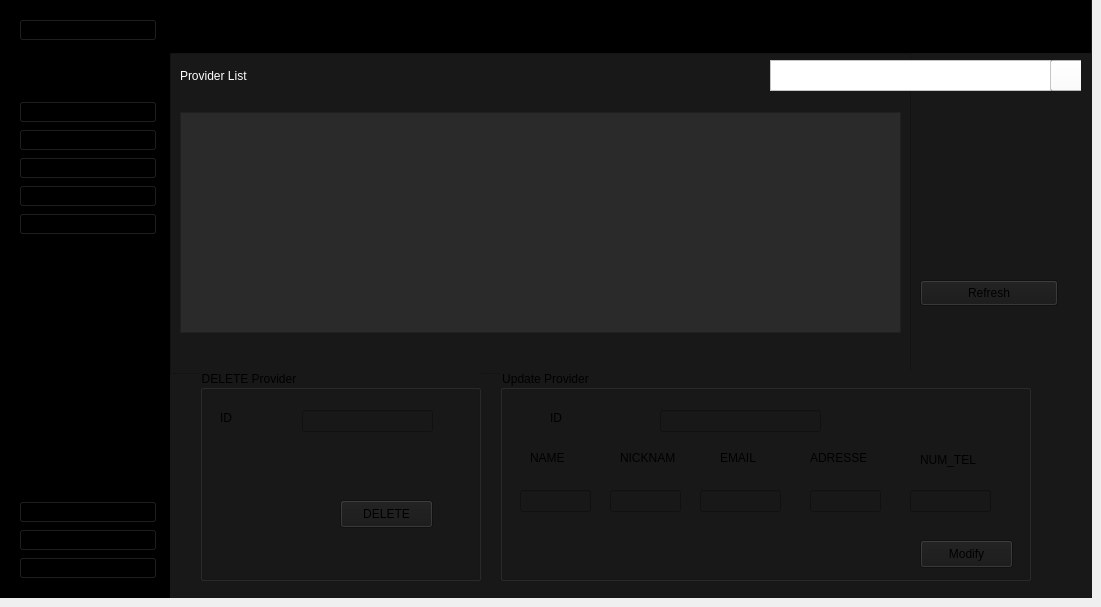
    <widget class="QWidget" name="ListPage">
     <widget class="QWidget" name="leftMenuContainer_2" native="true">
      <property name="geometry">
       <rect>
        <x>0</x>
        <y>0</y>
        <width>176</width>
        <height>598</height>
       </rect>
      </property>
      <property name="styleSheet">
       <string notr="true">background-color:#FFF;
</string>
      </property>
      <layout class="QVBoxLayout" name="verticalLayout_5">
       <property name="leftMargin">
        <number>0</number>
       </property>
       <property name="topMargin">
        <number>0</number>
       </property>
       <property name="rightMargin">
        <number>0</number>
       </property>
       <item>
        <widget class="QWidget" name="leftMenuSubContainer_2" native="true">
         <property name="styleSheet">
          <string notr="true">background-color:rgb(0, 0, 0);</string>
         </property>
         <layout class="QVBoxLayout" name="verticalLayout_7">
          <item alignment="Qt::AlignTop">
           <widget class="QFrame" name="UserSideMenu_2">
            <property name="frameShape">
             <enum>QFrame::StyledPanel</enum>
            </property>
            <property name="frameShadow">
             <enum>QFrame::Raised</enum>
            </property>
            <layout class="QHBoxLayout" name="horizontalLayout_3">
             <item>
              <widget class="QPushButton" name="Account_2">
               <property name="toolTip">
                <string>User</string>
               </property>
               <property name="toolTipDuration">
                <number>16</number>
               </property>
               <property name="styleSheet">
                <string notr="true"/>
               </property>
               <property name="text">
                <string>My account</string>
               </property>
               <property name="icon">
                <iconset>
                 <normalon>icon/user.svg</normalon>
                </iconset>
               </property>
               <property name="iconSize">
                <size>
                 <width>20</width>
                 <height>20</height>
                </size>
               </property>
              </widget>
             </item>
            </layout>
           </widget>
          </item>
          <item alignment="Qt::AlignTop">
           <widget class="QFrame" name="MainFunctions_2">
            <property name="sizePolicy">
             <sizepolicy hsizetype="Preferred" vsizetype="Preferred">
              <horstretch>0</horstretch>
              <verstretch>0</verstretch>
             </sizepolicy>
            </property>
            <property name="frameShape">
             <enum>QFrame::StyledPanel</enum>
            </property>
            <property name="frameShadow">
             <enum>QFrame::Raised</enum>
            </property>
            <layout class="QVBoxLayout" name="verticalLayout_8">
             <item>
              <widget class="QPushButton" name="HomeBtn_2">
               <property name="toolTip">
                <string>Home</string>
               </property>
               <property name="text">
                <string>Home</string>
               </property>
               <property name="icon">
                <iconset>
                 <normaloff>icon/home.svg</normaloff>
                 <normalon>icon/home.svg</normalon>icon/home.svg</iconset>
               </property>
               <property name="iconSize">
                <size>
                 <width>20</width>
                 <height>20</height>
                </size>
               </property>
              </widget>
             </item>
             <item>
              <widget class="QPushButton" name="DataBtn_2">
               <property name="toolTip">
                <string>Data</string>
               </property>
               <property name="text">
                <string>Data</string>
               </property>
               <property name="icon">
                <iconset>
                 <normaloff>icon/database.svg</normaloff>
                 <normalon>icon/database.svg</normalon>icon/database.svg</iconset>
               </property>
               <property name="iconSize">
                <size>
                 <width>20</width>
                 <height>20</height>
                </size>
               </property>
              </widget>
             </item>
             <item>
              <widget class="QPushButton" name="addeq_2">
               <property name="styleSheet">
                <string notr="true">font: 75 9pt &quot;MS Shell Dlg 2&quot;;</string>
               </property>
               <property name="text">
                <string>Add Provider</string>
               </property>
               <property name="icon">
                <iconset>
                 <normaloff>icon/plus.svg</normaloff>icon/plus.svg</iconset>
               </property>
               <property name="iconSize">
                <size>
                 <width>20</width>
                 <height>20</height>
                </size>
               </property>
              </widget>
             </item>
             <item>
              <widget class="QPushButton" name="PdfBtn_2">
               <property name="toolTip">
                <string>Pdf</string>
               </property>
               <property name="text">
                <string>App History</string>
               </property>
               <property name="icon">
                <iconset>
                 <normaloff>icon/clock.svg</normaloff>icon/clock.svg</iconset>
               </property>
               <property name="iconSize">
                <size>
                 <width>20</width>
                 <height>20</height>
                </size>
               </property>
              </widget>
             </item>
             <item>
              <widget class="QPushButton" name="PdfBtn_7">
               <property name="toolTip">
                <string>Pdf</string>
               </property>
               <property name="text">
                <string>Export in TXT</string>
               </property>
               <property name="icon">
                <iconset>
                 <normaloff>icon/printer.svg</normaloff>
                 <normalon>icon/printer.svg</normalon>icon/printer.svg</iconset>
               </property>
               <property name="iconSize">
                <size>
                 <width>20</width>
                 <height>20</height>
                </size>
               </property>
              </widget>
             </item>
             <item>
              <spacer name="verticalSpacer_10">
               <property name="orientation">
                <enum>Qt::Vertical</enum>
               </property>
               <property name="sizeHint" stdset="0">
                <size>
                 <width>20</width>
                 <height>40</height>
                </size>
               </property>
              </spacer>
             </item>
             <item>
              <spacer name="verticalSpacer_8">
               <property name="orientation">
                <enum>Qt::Vertical</enum>
               </property>
               <property name="sizeHint" stdset="0">
                <size>
                 <width>20</width>
                 <height>40</height>
                </size>
               </property>
              </spacer>
             </item>
             <item>
              <spacer name="verticalSpacer_11">
               <property name="orientation">
                <enum>Qt::Vertical</enum>
               </property>
               <property name="sizeHint" stdset="0">
                <size>
                 <width>20</width>
                 <height>40</height>
                </size>
               </property>
              </spacer>
             </item>
             <item>
              <spacer name="verticalSpacer_12">
               <property name="orientation">
                <enum>Qt::Vertical</enum>
               </property>
               <property name="sizeHint" stdset="0">
                <size>
                 <width>20</width>
                 <height>40</height>
                </size>
               </property>
              </spacer>
             </item>
             <item>
              <spacer name="verticalSpacer_13">
               <property name="orientation">
                <enum>Qt::Vertical</enum>
               </property>
               <property name="sizeHint" stdset="0">
                <size>
                 <width>20</width>
                 <height>40</height>
                </size>
               </property>
              </spacer>
             </item>
             <item>
              <spacer name="verticalSpacer_14">
               <property name="orientation">
                <enum>Qt::Vertical</enum>
               </property>
               <property name="sizeHint" stdset="0">
                <size>
                 <width>20</width>
                 <height>40</height>
                </size>
               </property>
              </spacer>
             </item>
            </layout>
           </widget>
          </item>
          <item alignment="Qt::AlignBottom">
           <widget class="QFrame" name="AppFunction_2">
            <property name="frameShape">
             <enum>QFrame::StyledPanel</enum>
            </property>
            <property name="frameShadow">
             <enum>QFrame::Raised</enum>
            </property>
            <layout class="QVBoxLayout" name="verticalLayout_9">
             <item>
              <widget class="QPushButton" name="SettingsBtn_2">
               <property name="toolTip">
                <string>Settings</string>
               </property>
               <property name="text">
                <string>Settings</string>
               </property>
               <property name="icon">
                <iconset>
                 <normaloff>icon/settings.svg</normaloff>
                 <disabledoff>icon/settings.svg</disabledoff>icon/settings.svg</iconset>
               </property>
               <property name="iconSize">
                <size>
                 <width>20</width>
                 <height>20</height>
                </size>
               </property>
              </widget>
             </item>
             <item>
              <widget class="QPushButton" name="HelpBtn_2">
               <property name="toolTip">
                <string>Help</string>
               </property>
               <property name="text">
                <string>Help</string>
               </property>
               <property name="icon">
                <iconset>
                 <normaloff>icon/help-circle.svg</normaloff>
                 <normalon>icon/help-circle.svg</normalon>icon/help-circle.svg</iconset>
               </property>
               <property name="iconSize">
                <size>
                 <width>20</width>
                 <height>20</height>
                </size>
               </property>
              </widget>
             </item>
             <item>
              <widget class="QPushButton" name="LogoutBtn_2">
               <property name="toolTip">
                <string>Logout</string>
               </property>
               <property name="text">
                <string>Logout</string>
               </property>
               <property name="icon">
                <iconset>
                 <normaloff>icon/log-out.svg</normaloff>
                 <normalon>icon/log-out.svg</normalon>icon/log-out.svg</iconset>
               </property>
               <property name="iconSize">
                <size>
                 <width>20</width>
                 <height>20</height>
                </size>
               </property>
              </widget>
             </item>
            </layout>
           </widget>
          </item>
         </layout>
        </widget>
       </item>
      </layout>
     </widget>
     <widget class="QWidget" name="mainBodyContainer_2" native="true">
      <property name="geometry">
       <rect>
        <x>170</x>
        <y>0</y>
        <width>922</width>
        <height>598</height>
       </rect>
      </property>
      <property name="styleSheet">
       <string notr="true">background-color:#181818 ;</string>
      </property>
      <widget class="QFrame" name="TopBar_2">
       <property name="geometry">
        <rect>
         <x>0</x>
         <y>0</y>
         <width>921</width>
         <height>53</height>
        </rect>
       </property>
       <property name="styleSheet">
        <string notr="true">background-color:rgb(0, 0, 0);</string>
       </property>
       <property name="frameShape">
        <enum>QFrame::StyledPanel</enum>
       </property>
       <property name="frameShadow">
        <enum>QFrame::Raised</enum>
       </property>
       <layout class="QVBoxLayout" name="verticalLayout_10">
        <item>
         <widget class="QLabel" name="Actor_2">
          <property name="styleSheet">
           <string notr="true">font: 75 16pt &quot;MS Shell Dlg 2&quot;;</string>
          </property>
          <property name="text">
           <string>Provider Manager</string>
          </property>
         </widget>
        </item>
       </layout>
      </widget>
      <widget class="QFrame" name="MainContent_2">
       <property name="geometry">
        <rect>
         <x>0</x>
         <y>53</y>
         <width>741</width>
         <height>321</height>
        </rect>
       </property>
       <property name="frameShape">
        <enum>QFrame::StyledPanel</enum>
       </property>
       <property name="frameShadow">
        <enum>QFrame::Raised</enum>
       </property>
       <widget class="QLabel" name="label">
        <property name="geometry">
         <rect>
          <x>10</x>
          <y>10</y>
          <width>150</width>
          <height>25</height>
         </rect>
        </property>
        <property name="styleSheet">
         <string notr="true">color:#fff;
font: 75 12pt &quot;MS Shell Dlg 2&quot;;</string>
        </property>
        <property name="text">
         <string>Provider List</string>
        </property>
       </widget>
       <widget class="QTableView" name="table">
        <property name="geometry">
         <rect>
          <x>10</x>
          <y>59</y>
          <width>721</width>
          <height>221</height>
         </rect>
        </property>
        <property name="styleSheet">
         <string notr="true">color:rgb(0, 0, 0);
background-color:#2a2a2a;</string>
        </property>
       </widget>
      </widget>
      <widget class="QGroupBox" name="SearchBox">
       <property name="geometry">
        <rect>
         <x>600</x>
         <y>60</y>
         <width>311</width>
         <height>31</height>
        </rect>
       </property>
       <property name="title">
        <string/>
       </property>
       <widget class="QPushButton" name="pushButton">
        <property name="geometry">
         <rect>
          <x>280</x>
          <y>0</y>
          <width>61</width>
          <height>31</height>
         </rect>
        </property>
        <property name="styleSheet">
         <string notr="true">background-color:#fff;</string>
        </property>
        <property name="text">
         <string/>
        </property>
        <property name="icon">
         <iconset>
          <normaloff>icon/search.svg</normaloff>
          <normalon>icon/search.svg</normalon>
          <disabledoff>icon/search.svg</disabledoff>
          <disabledon>icon/search.svg</disabledon>
          <activeoff>icon/search.svg</activeoff>
          <activeon>icon/search.svg</activeon>
          <selectedoff>icon/search.svg</selectedoff>
          <selectedon>icon/search.svg</selectedon>icon/search.svg</iconset>
        </property>
       </widget>
       <widget class="QTextEdit" name="textEdit">
        <property name="geometry">
         <rect>
          <x>0</x>
          <y>0</y>
          <width>281</width>
          <height>31</height>
         </rect>
        </property>
        <property name="styleSheet">
         <string notr="true">background-color:#fff;
color:rgb(0, 0, 0);</string>
        </property>
       </widget>
      </widget>
      <widget class="QPushButton" name="PdfBtn_3">
       <property name="geometry">
        <rect>
         <x>750</x>
         <y>280</y>
         <width>138</width>
         <height>26</height>
        </rect>
       </property>
       <property name="toolTip">
        <string>Pdf</string>
       </property>
       <property name="text">
        <string>Refresh</string>
       </property>
       <property name="icon">
        <iconset>
         <normaloff>icon/refresh-ccw.svg</normaloff>icon/refresh-ccw.svg</iconset>
       </property>
       <property name="iconSize">
        <size>
         <width>20</width>
         <height>20</height>
        </size>
       </property>
      </widget>
      <widget class="QGroupBox" name="groupBox">
       <property name="geometry">
        <rect>
         <x>30</x>
         <y>370</y>
         <width>281</width>
         <height>211</height>
        </rect>
       </property>
       <property name="title">
        <string>DELETE Provider</string>
       </property>
       <widget class="QLineEdit" name="lineEdit_4">
        <property name="geometry">
         <rect>
          <x>102</x>
          <y>40</y>
          <width>131</width>
          <height>22</height>
         </rect>
        </property>
       </widget>
       <widget class="QLabel" name="label_6">
        <property name="geometry">
         <rect>
          <x>20</x>
          <y>40</y>
          <width>21</width>
          <height>16</height>
         </rect>
        </property>
        <property name="text">
         <string>ID</string>
        </property>
       </widget>
       <widget class="QPushButton" name="pushButton_3">
        <property name="geometry">
         <rect>
          <x>140</x>
          <y>130</y>
          <width>93</width>
          <height>28</height>
         </rect>
        </property>
        <property name="text">
         <string>DELETE</string>
        </property>
        <property name="icon">
         <iconset>
          <normaloff>icon/delete.svg</normaloff>icon/delete.svg</iconset>
        </property>
       </widget>
      </widget>
      <widget class="QGroupBox" name="groupBox_2">
       <property name="geometry">
        <rect>
         <x>330</x>
         <y>370</y>
         <width>531</width>
         <height>211</height>
        </rect>
       </property>
       <property name="title">
        <string>Update Provider</string>
       </property>
       <widget class="QLabel" name="label_7">
        <property name="geometry">
         <rect>
          <x>50</x>
          <y>40</y>
          <width>16</width>
          <height>16</height>
         </rect>
        </property>
        <property name="text">
         <string>ID</string>
        </property>
       </widget>
       <widget class="QLineEdit" name="lineEdit_5">
        <property name="geometry">
         <rect>
          <x>160</x>
          <y>40</y>
          <width>161</width>
          <height>22</height>
         </rect>
        </property>
       </widget>
       <widget class="QLabel" name="label_8">
        <property name="geometry">
         <rect>
          <x>30</x>
          <y>80</y>
          <width>56</width>
          <height>16</height>
         </rect>
        </property>
        <property name="text">
         <string>NAME</string>
        </property>
       </widget>
       <widget class="QLabel" name="label_16">
        <property name="geometry">
         <rect>
          <x>120</x>
          <y>80</y>
          <width>56</width>
          <height>16</height>
         </rect>
        </property>
        <property name="text">
         <string>NICKNAME</string>
        </property>
       </widget>
       <widget class="QLabel" name="label_17">
        <property name="geometry">
         <rect>
          <x>220</x>
          <y>80</y>
          <width>56</width>
          <height>16</height>
         </rect>
        </property>
        <property name="text">
         <string>EMAIL</string>
        </property>
       </widget>
       <widget class="QLabel" name="label_18">
        <property name="geometry">
         <rect>
          <x>310</x>
          <y>80</y>
          <width>56</width>
          <height>16</height>
         </rect>
        </property>
        <property name="text">
         <string>ADRESSE</string>
        </property>
       </widget>
       <widget class="QLineEdit" name="lineEdit_6">
        <property name="geometry">
         <rect>
          <x>20</x>
          <y>120</y>
          <width>71</width>
          <height>22</height>
         </rect>
        </property>
       </widget>
       <widget class="QLineEdit" name="lineEdit_7">
        <property name="geometry">
         <rect>
          <x>110</x>
          <y>120</y>
          <width>71</width>
          <height>22</height>
         </rect>
        </property>
       </widget>
       <widget class="QLineEdit" name="lineEdit_8">
        <property name="geometry">
         <rect>
          <x>200</x>
          <y>120</y>
          <width>81</width>
          <height>22</height>
         </rect>
        </property>
       </widget>
       <widget class="QLineEdit" name="lineEdit_9">
        <property name="geometry">
         <rect>
          <x>310</x>
          <y>120</y>
          <width>71</width>
          <height>22</height>
         </rect>
        </property>
       </widget>
       <widget class="QLabel" name="label_19">
        <property name="geometry">
         <rect>
          <x>420</x>
          <y>80</y>
          <width>81</width>
          <height>20</height>
         </rect>
        </property>
        <property name="text">
         <string>NUM_TEL</string>
        </property>
       </widget>
       <widget class="QLineEdit" name="lineEdit_10">
        <property name="geometry">
         <rect>
          <x>410</x>
          <y>120</y>
          <width>81</width>
          <height>22</height>
         </rect>
        </property>
       </widget>
       <widget class="QPushButton" name="pushButton_4">
        <property name="geometry">
         <rect>
          <x>420</x>
          <y>170</y>
          <width>93</width>
          <height>28</height>
         </rect>
        </property>
        <property name="text">
         <string>Modify</string>
        </property>
        <property name="icon">
         <iconset>
          <normaloff>icon/refresh-cw.svg</normaloff>icon/refresh-cw.svg</iconset>
        </property>
       </widget>
      </widget>
     </widget>
    </widget>
